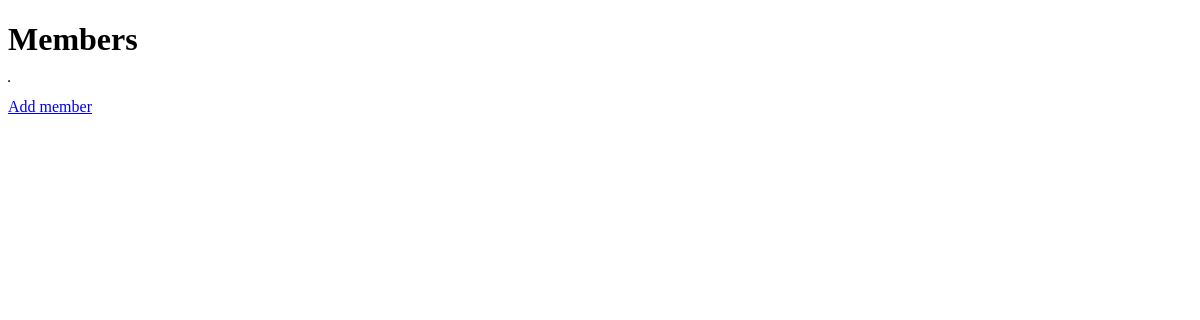
/members/, run on an earlier commit of the app's database.
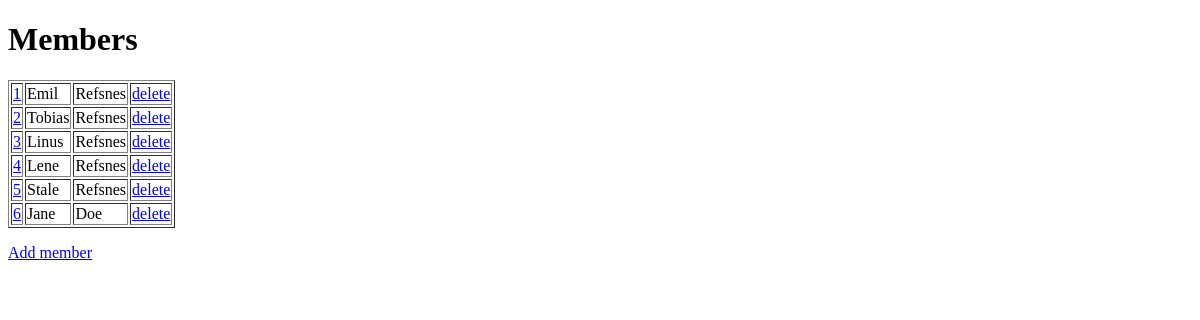
And on a later commit of the database.
### members/models.py (models this page shows)
class Members(models.Model):
    firstname = models.CharField(max_length=255)
    lastname = models.CharField(max_length=255)

### members/views.py (the view)
# urls.py: path("", views.index, name="index"),
def index(request):
    mymembers = Members.objects.all().values()
    template = loader.get_template("myfirst.html")
    context = {
        "mymembers": mymembers
    }
    return HttpResponse(template.render(context, request))

### members/templates/myfirst.html (shortened to what this page needs)
<!DOCTYPE html>
<html>
	<head>
	</head>
	<body>
		<h1>Members</h1>
		<table border="1">
			{% for x in mymembers %}
			<tr>
			<td><a href="update/{{ x.id }}">{{ x.id }}</a></td>
			<td>{{ x.firstname }}</td>
			<td>{{ x.lastname }}</td>
			<td><a href="delete/{{ x.id }}">delete</a></td>
			</tr>
			{% endfor %}
		</table>
		<p>
			<a href="add/">Add member</a>
		</p>
	</body>
</html>

What changed in the data, as far as the page shows it:
added Members: id "1", firstname "Emil", lastname "Refsnes"
added Members: id "2", firstname "Tobias", lastname "Refsnes"
added Members: id "3", firstname "Linus", lastname "Refsnes"
added Members: id "4", firstname "Lene", lastname "Refsnes"
added Members: id "5", firstname "Stale", lastname "Refsnes"
added Members: id "6", firstname "Jane", lastname "Doe"
